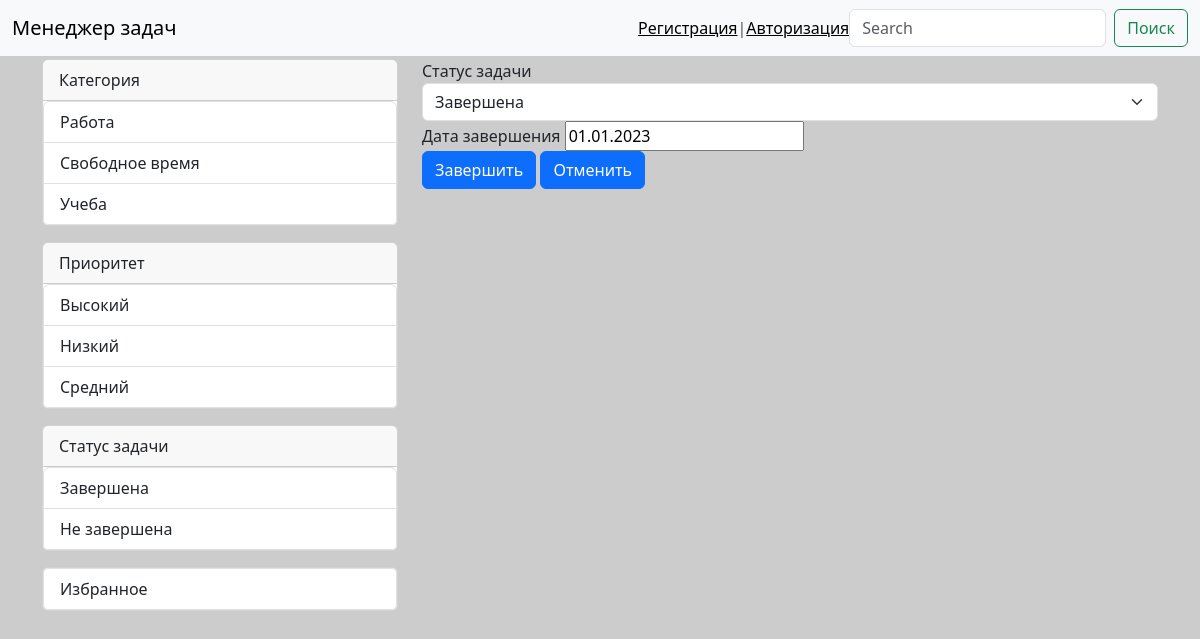
Screenshot of /finish/2/ with the database file from the repository.
### taskmanager/models.py (models this page shows, shortened)
class Category(models.Model):
    title = models.CharField(max_length=150, db_index=True, verbose_name='Категория')
    class Meta:
        verbose_name = 'Категория'
        verbose_name_plural = 'Категории'
        ordering = ['title']

class Priority(models.Model):
    title = models.CharField(max_length=150, db_index=True, verbose_name='Приоритет')
    class Meta:
        verbose_name = 'Приоритет'
        verbose_name_plural = 'Приоритет'
        ordering = ['title']

class Completed(models.Model):
    title = models.CharField(max_length=150, db_index=True, verbose_name='Статус задачи')
    class Meta:
        verbose_name = 'Статус задачи'
        verbose_name_plural = 'Статусы задач'
        ordering = ['title']
    def __str__(self):
        return self.title

class Favourite(models.Model):
    title = models.CharField(max_length=150, db_index=True, verbose_name='Избранное')
    mark = models.BooleanField(default=False, verbose_name='Отметить')
    class Meta:
        verbose_name = 'Избранное'
        verbose_name_plural = 'Избранное'

class TaskManager(models.Model):
    title = models.CharField(max_length=155, verbose_name='Заголовок')
    content = models.TextField(blank=True, verbose_name='Описание')
    category = models.ForeignKey('Category', on_delete=models.PROTECT, null=True, verbose_name='Категория',
                                 blank=True)
    priority = models.ForeignKey('Priority', on_delete=models.PROTECT, null=True, verbose_name='Приоритет',
                                 blank=True)
    completed = models.ForeignKey('Completed', on_delete=models.PROTECT, null=True, verbose_name='Статус задачи',
                                  blank=True)
    favourite = models.ForeignKey('Favourite', on_delete=models.PROTECT, null=True, verbose_name='Избранное',
                                  blank=True)
    completed_at = models.DateField(verbose_name='Дата завершения', auto_now=False, null=True, blank=True)
    user = models.ForeignKey(User, on_delete=models.CASCADE, null=True)
    class Meta:
        verbose_name = 'Задача'
        verbose_name_plural = 'Задачи'
        ordering = ['completed_at']
    def get_absolute_url(self):
        return reverse('view_task', kwargs={'task_id': self.pk})

### taskmanager/views.py (the view, shortened to what this page needs)
# urls.py: path('finish/<int:task_id>/', FinishTask.as_view(), name='finish'),
class FinishTask(TaskManager, ListView):
    def get(self, request, task_id):
        task = TaskManager.objects.get(pk=task_id)
        bound_form = FinishForm(instance=task)
        context = {
            'form': bound_form,
            'task': task
        }
        return render(request, 'taskmanager/finish_task.html', context)

### taskmanager/forms.py
class FinishForm(forms.ModelForm):
    completed = forms.ModelChoiceField(queryset=Completed.objects.all(), label='Статус задачи',
                                      empty_label='Выберите статус',
                                      widget=forms.Select(attrs={'class': 'form-select'}))
    completed_at = forms.DateField(label='Дата завершения', widget=forms.DateInput(format='%d.%m.%Y'))
    class Meta:
        model = TaskManager
        fields = ['completed', 'completed_at']

### taskmanager/templatetags/taskmanager_tags.py (called while the page is built)
@register.simple_tag()
def get_categories():
    return Category.objects.all()

@register.simple_tag()
def get_completed():
    return Completed.objects.all()

@register.simple_tag()
def get_priorities():
    return Priority.objects.all()

@register.simple_tag()
def get_favourite():
    return Favourite.objects.all()

### taskmanager/templates/taskmanager/finish_task.html (shortened to what this page needs)
{% extends 'base.html' %}
{% block sidebar %}
{% include 'inc/_sidebar.html' %}
{% endblock %}
{% block content %}
<div class="col-md-8">
<form action="{% url 'finish' task_id=task.id %}" method="post">
  {% for field in form %}
    <div class="form-group">
      {{ field.label }}
      {{ field }}
  </div>
  {% endfor %}
    <button type="submit" name="button" class="btn btn-primary">Завершить</button>
    <a href="{{ task.get_absolute_url }}" class="btn btn-primary">Отменить</a>
</form>
</div>
{% endblock %}

### templates/base.html (shortened to what this page needs)
{% load static %}
<!doctype html>
<html lang="en">
  <head>
    <link href="{% static 'bootstrap/css/bootstrap.min.css' %}" rel="stylesheet">
    <link rel="stylesheet" href="{% static 'css/styles.css' %}">
  </head>
  <body>
{% include 'inc/_nav.html' %}
<div style="margin-top: 3px;" class="ui container">
    <div class="row">
        {% block sidebar %}{% endblock %}
        {% block content %}{% endblock %}
    </div>
</div>
  </body>
</html>

### templates/inc/_nav.html (shortened to what this page needs)
<nav class="navbar navbar-expand-lg bg-body-tertiary">
  <div class="container-fluid">
    <a class="navbar-brand" href="{% url 'home' %}">Менеджер задач</a>
    <div class="collapse navbar-collapse" id="navbarSupportedContent">
      <span class="navbar-text">
            {% if request.user.is_authenticated %}
            Добро пожаловать, {{ user.username }} | <a href="{% url 'logout' %}">Выход</a>
            {% else %}
            <a href="{% url 'register' %}">Регистрация</a>|<a href="{% url 'login' %}">Авторизация</a>
            {% endif %}
      </span>
      <form class="d-flex" action="{% url 'search' %}">
        <input class="form-control me-2" type="search" placeholder="Search" aria-label="Search" name="search">
        <button class="btn btn-outline-success" type="submit">Поиск</button>
      </form>
    </div>
  </div>
</nav>

### templates/inc/_sidebar.html
{% load taskmanager_tags %}
{% get_categories as categories %}
{% get_completed as completed_s %}
{% get_priorities as priorities %}
{% get_favourite as favourites %}
<div class="col-md-4">
                <div class="card mb-3">
                    <div class="card-header">Категория</div>
                    <div class="list-group">
                    {% for item in categories %}
                    <a href="{% url 'category' item.pk %}" class="list-group-item list-group-item-action">{{ item.title }}</a>
                    {% endfor %}
                    </div>
                </div>
                <div class="col-md-12">
                    <div class="card mb-3">
                        <div class="card-header">Приоритет</div>
                        <div class="list-group">
                            {% for item in priorities %}
                            <a href="{% url 'priority' item.pk %}" class="list-group-item list-group-item-action">{{ item.title }}</a>
                            {% endfor %}
                        </div>
                    </div>
                </div>
                <div class="col-md-12">
                    <div class="card mb-3">
                        <div class="card-header">Статус задачи</div>
                        <div class="list-group">
                            {% for item in completed_s %}
                            <a href="{% url 'completed_task' item.pk %}" class="list-group-item list-group-item-action">{{ item.title }}</a>
                            {% endfor %}
                        </div>
                    </div>
                </div>
                <div class="card mb-3">
                    <div class="list-group">
                    {% for item in favourites %}
                    <a href="{% url 'favourite' item.pk %}" class="list-group-item list-group-item-action">{{ item.title }}</a>
                    {% endfor %}
                    </div>
                </div>
            </div>

### taskmanager/static/css/styles.css (style rules this page uses)
body { background-color: #ccc; }

### rows the page displays
Category: title "Работа"
Category: title "Свободное время"
Category: title "Учеба"
Priority: title "Высокий"
Priority: title "Низкий"
Priority: title "Средний"
Completed: title "Завершена"
Completed: title "Не завершена"
Favourite: title "Избранное"
TaskManager: form "Завершена" "01.01.2023"

### other values shown
{{ field.label }} "Статус задачи" "Дата завершения"
